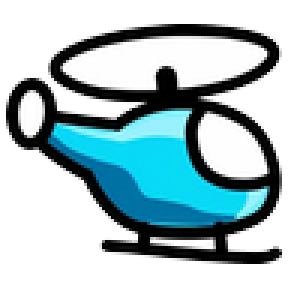
#> input picture mods-unpacked/General-bromeme/resources/edited/1760708558.png, 96 x 96 px, given in place of 1762531564.png, which was not available (shown 3 times larger)
$ python bromeme_edits.py
#> lines starting #> are read from the running program, lines starting #| are printed output that depends on the picture
# -*- coding: utf-8 -*-
"""Apply the requested art edits for bromeme.

Writes into  resources/edited/  :
    <stem>.png        replaces the icon AND the in-game body art
    <stem>.body.png   replaces only the in-game body art (icon untouched)

resources/icons/ keeps the untouched originals, so every edit is replayable.
"""
import os
import sys
from collections import deque

import numpy as np
from PIL import Image, ImageDraw, ImageFilter

MOD = r"D:\DSH\Bromeme\mods-unpacked\General-bromeme"
SRC = os.path.join(MOD, "resources", "icons")
EDITED = os.path.join(MOD, "resources", "edited")
PREV = r"D:\DSH\_aitato_work\prev"

MIRROR = ["1762531564", "1784872500", "1783444690", "1784882689", "1780863546"]
MIRROR = ["1762531564", "1784872500", "1783444690", "1784882689"]


def load(stem):
#> called with stem = '1762531564'
    return Image.open(os.path.join(SRC, stem + ".png")).convert("RGBA")
#> returned value is the input picture: PIL image 96x96 RGBA; mean R, G, B, A 44.9, 70.3, 75.3, 136.4


def rgb_of(im):
    a = np.array(im).astype(np.int16)
    return a[:, :, :3]


# [128 lines left out: functions flood, model_flood, cut, drop_small_blobs, fill_small_holes, not called in this run]


def corners(w, h):
    return [(0, 0), (w - 1, 0), (0, h - 1), (w - 1, h - 1)]


def save(im, stem, body_only=False):
    name = stem + (".body" if body_only else "") + ".png"
    im.save(os.path.join(EDITED, name), "PNG", optimize=True)
    return name


# [6 lines left out: function preview, not called in this run]


def main():
    os.makedirs(EDITED, exist_ok=True)
    made = []

    # --- 1. plain horizontal mirrors -------------------------------------
    for stem in MIRROR:
        im = load(stem).transpose(Image.FLIP_LEFT_RIGHT)
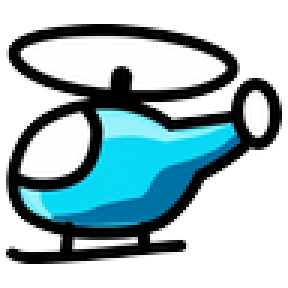
#> im: PIL image 96x96 RGBA (shown 3 times larger); mean R, G, B, A 44.9, 70.3, 75.3, 136.4; transparent parts drawn white
        made.append((save(im, stem), im))
#> pass 2 of the loop in main, `for stem in MIRROR:`:
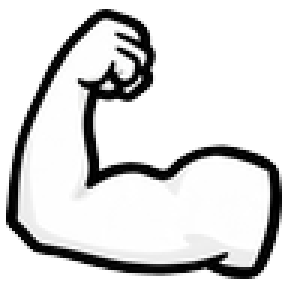
#> input picture mods-unpacked/General-bromeme/resources/edited/1760709365.png, 96 x 96 px, given in place of 1784872500.png, which was not available (shown 3 times larger)
#> in load, returned value is the input picture: PIL image 96x96 RGBA; mean R, G, B, A 90.5, 90.5, 90.4, 127
#> in main, `im = load(stem).transpose(Image.FLIP_LEFT_RIGHT)`:
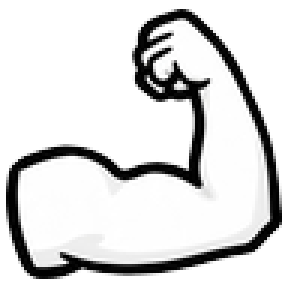
#> im: PIL image 96x96 RGBA (shown 3 times larger); mean R, G, B, A 90.5, 90.5, 90.4, 127; transparent parts drawn white

    # --- 2. 猪猪侠: drop the scene slivers around the silhouette ----------
    im = load("1761042954")
    m = model_flood(rgb_of(im), [np.array(c, dtype=np.int16) for c in
                                 [np.array(im)[y, x][:3] for x, y in corners(im.width, im.height)]],
                    tol=20, seeds=[])
    # model_flood expects a palette; feed the four corner colours explicitly
    refs = [np.array(im)[y, x][:3] for x, y in corners(im.width, im.height)]
    m = model_flood(rgb_of(im), refs, tol=20, seeds=[])
    out = cut(im, m, 0.6)
    made.append((save(out, "1761042954"), out))

    # --- 3. 李文亚: magazine cover -> figure. body only, icon untouched ---
    im = load("1765220738")

    # [5 lines left out: function lwy_pred, not called in this run]

    from edit_lib import border_seeds
    m = flood(rgb_of(im), border_seeds(im.width, im.height), tol=18, pred=lwy_pred)
    # 封面底色亮度约 50~110，白描线条 190+，用亮度再筛一道把灰底清干净
    out = cut(im, m, 1.0, white_key=(140.0, 195.0))
    made.append((save(out, "1765220738", body_only=True), out))

    # --- 4. 龙卷风: 只做镜像 ---------------------------------------------
    # 这张是"机甲 + 火焰背景"，机甲和火焰都是橙色系，颜色分割一定会把机甲
    # 咬碎（试过 margin/seed/global 三种 key，最好也会留下锯齿状火苗）。
    # 所以这里只镜像；抠图请用 PS 的"移除背景/选择主体"导出到
    #   resources/edited/1760863546.png
    # 构建脚本会自动认它。下面同时导出我的最佳尝试，供对比：
    im = load("1760863546")
    A = np.array(im.convert("RGB"))
    sky = [(340, 66), (60, 200), (60, 440), (400, 455), (390, 300), (35, 300),
           (400, 58), (60, 58), (690, 430), (690, 250)]
    refs = [A[y, x] for x, y in sky]
    m = model_flood(rgb_of(im), refs, tol=24, seeds=sky)
    m = drop_small_blobs(m, 900)
    m = fill_small_holes(m, 4000)
    attempt = cut(im, m, 1.0).transpose(Image.FLIP_LEFT_RIGHT)
    attempt.save(os.path.join(EDITED, "1760863546.bg-attempt.png"), "PNG", optimize=True)

    out = im.transpose(Image.FLIP_LEFT_RIGHT)
    made.append((save(out, "1760863546"), out))

    # --- preview sheet ---------------------------------------------------
    order = [("1762531564", "NZ 哪吒"), ("1784872500", "NW 奶蛙"),
             ("1783444690", "ZXF 张雪峰"), ("1784882689", "BSLB 不死老表"),
             ("1761042954", "ZZX 猪猪侠"), ("1765220738", "LWY 李文亚"),
             ("1760863546", "LJF 龙卷风")]
    S = 300
    sheet = Image.new("RGB", (S * len(order), S * 2 + 44), (255, 0, 255))
    d = ImageDraw.Draw(sheet)
    for i, (stem, label) in enumerate(order):
        sheet.paste(preview(load(stem), S), (i * S, 22))
        after = Image.open(os.path.join(EDITED, stem + ".png")) if os.path.exists(
            os.path.join(EDITED, stem + ".png")) else Image.open(
            os.path.join(EDITED, stem + ".body.png"))
        sheet.paste(preview(after, S), (i * S, S + 44))
        d.text((i * S + 4, 6), "BEFORE " + label, fill=(0, 0, 0))
        d.text((i * S + 4, S + 28), "AFTER (mirrored view matches in-game)", fill=(0, 0, 0))
    os.makedirs(PREV, exist_ok=True)
    sheet.save(os.path.join(PREV, "sheet_edits_final.png"))

    for name, _ in made:
        print("wrote resources/edited/" + name)


if __name__ == "__main__":
#> (the run stopped early here; a loop or call above may not have finished)
